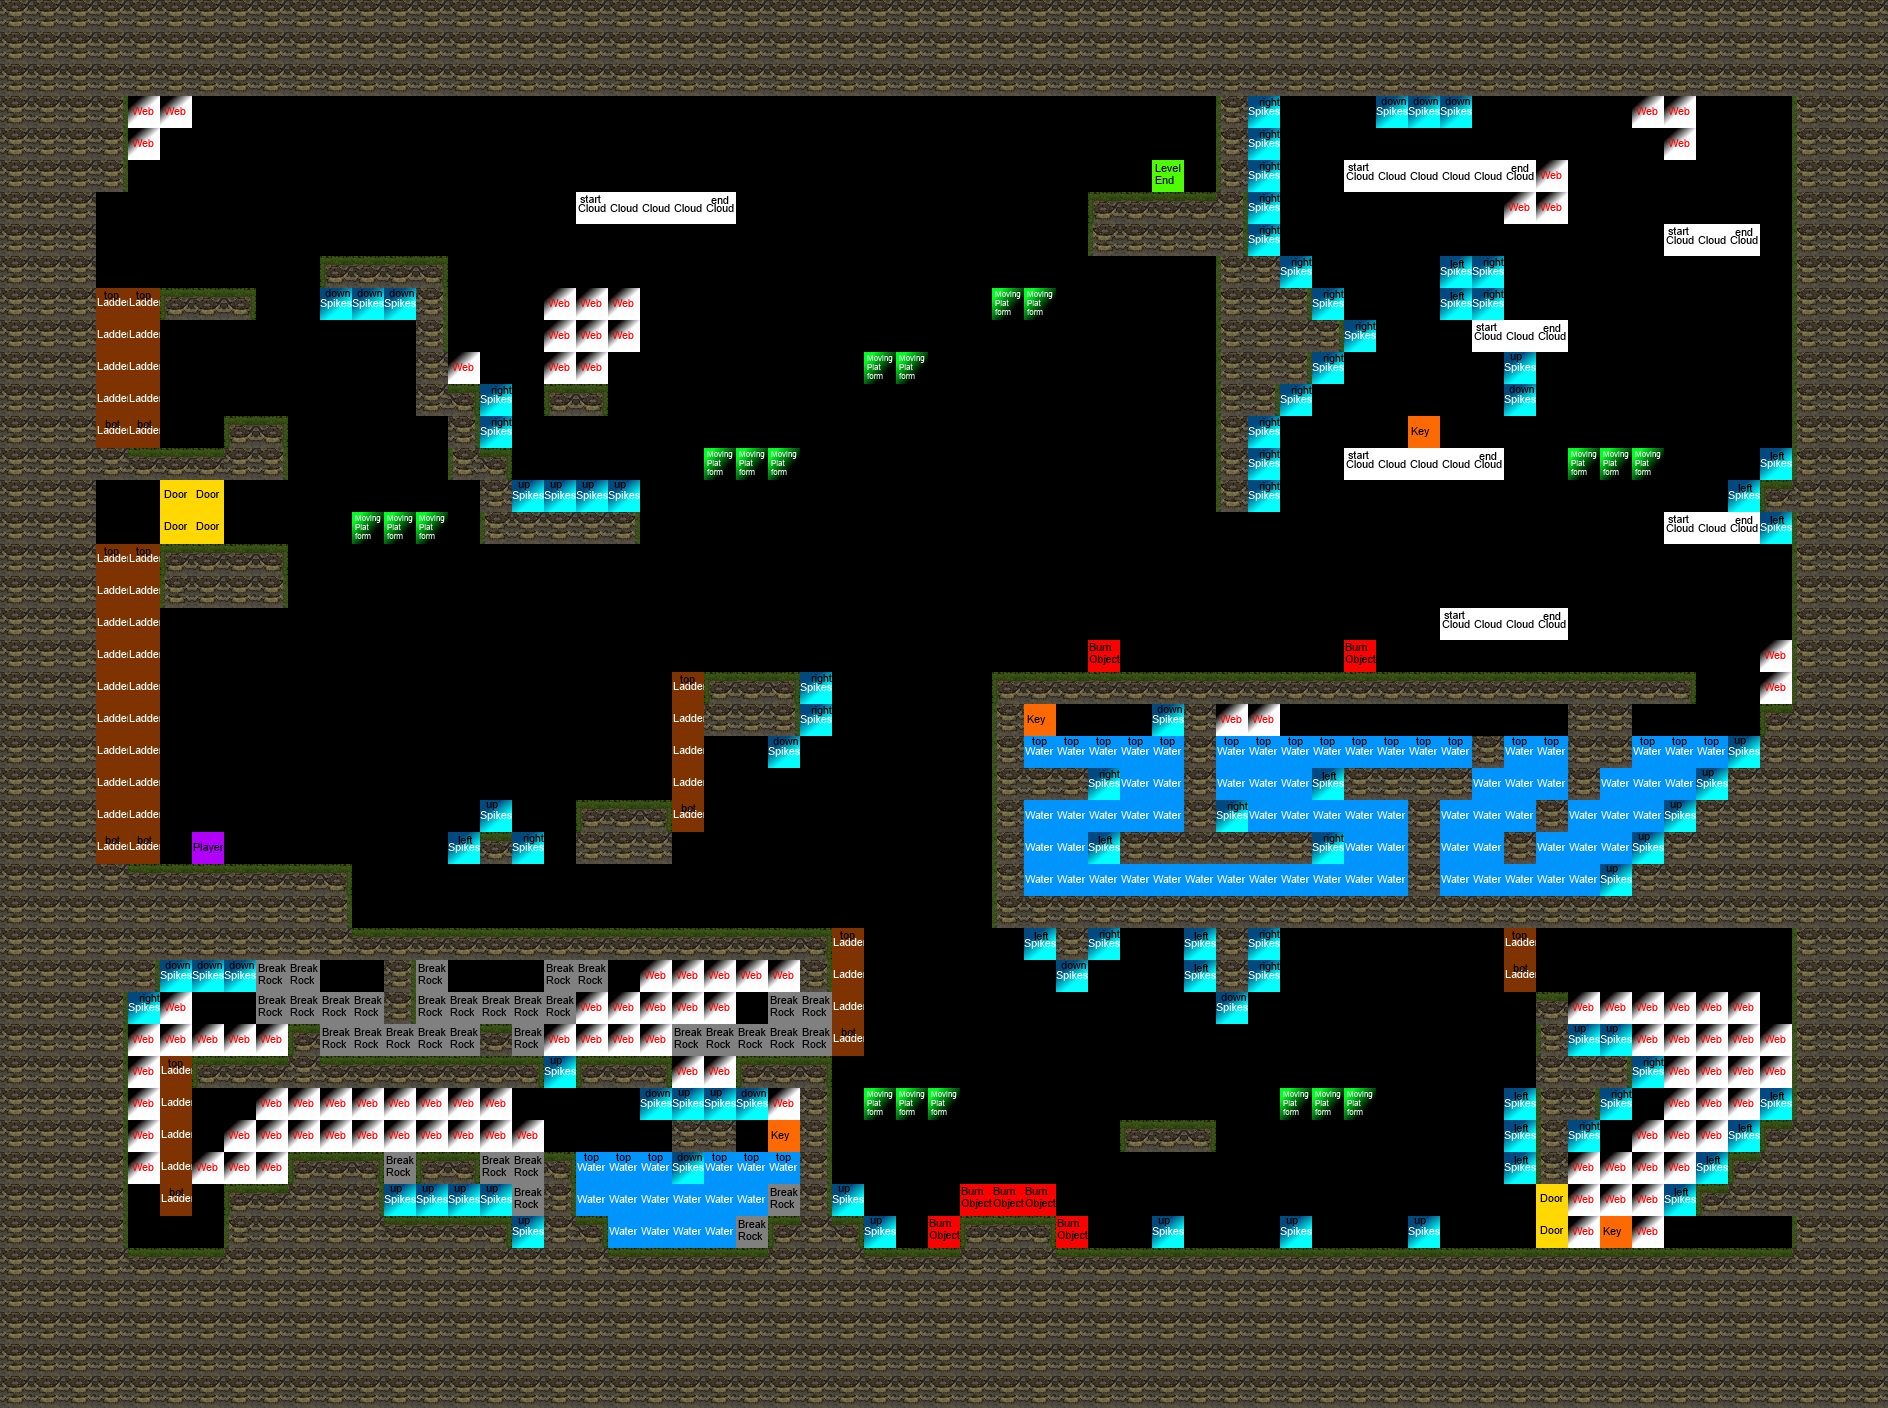

Rendered tile map (Tiled .tmx) drawn with the repository's tilesets; below, a short description and the map source with its tile grids summarised:
An orthogonal 59x44 tile map with 32x32 px tiles, 2 tile layers (background, Objects), 2 tilesets.

<map version="1.0" orientation="orthogonal" width="59" height="44" tilewidth="32" tileheight="32">
 <tileset firstgid="1" name="basicTiles" tilewidth="32" tileheight="32">
  <image source="basicTiles.png" width="128" height="256" />
 </tileset>
 <tileset firstgid="33" name="tmw_desert_spacing" tilewidth="32" tileheight="32" spacing="1">
  <image source="tmw_desert_spacing.png" width="265" height="199" />
 </tileset>
 <layer name="background" width="59" height="44">
  <data>[2596 cells, 13 non-empty, 2 distinct tile ids]</data>
 </layer>
 <layer name="Objects" width="59" height="44">
  <data>[2596 cells, 1421 non-empty, 26 distinct tile ids]</data>
 </layer>
</map>
